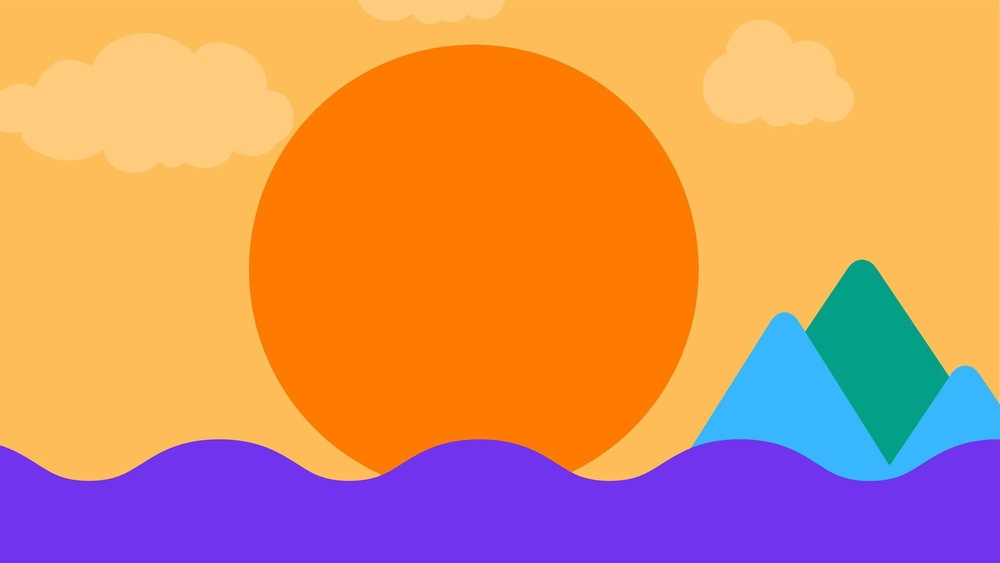
//> input picture img.jpg, 1000 x 563 px, shrunk from 1740 x 980 before the run
$ ./main ../img.jpg   (built with g++ and OpenCV 4)
//> lines starting //> are read from the running program, lines starting //| are printed output that depends on the picture
#include "opencv2/core/base.hpp"
#include <iostream>
#include <opencv2/opencv.hpp>

int main(int argc, char **argv) {
    // Lê imagem em tons de cinza.
    cv::Mat imgGray = cv::imread(argv[1], cv::IMREAD_GRAYSCALE);
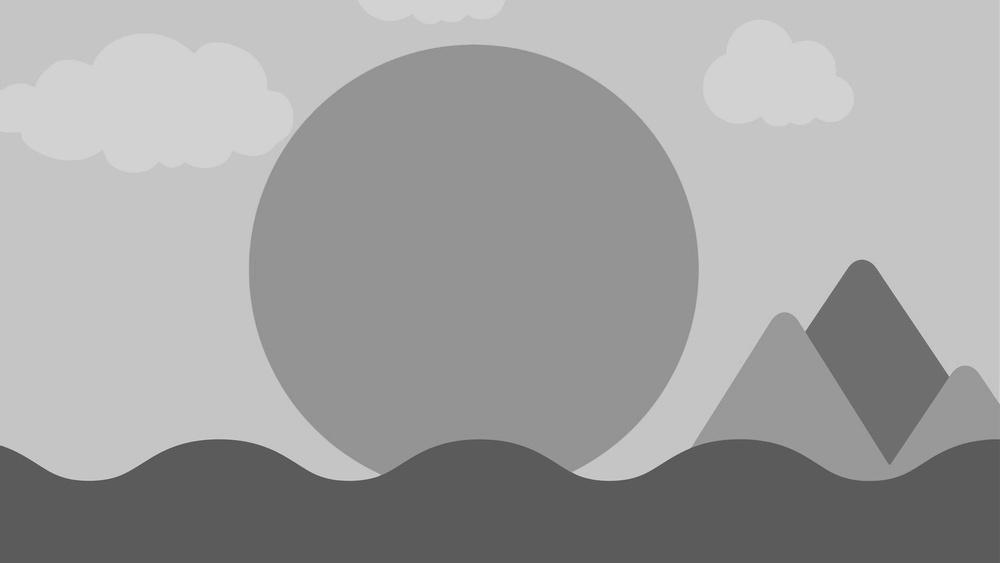
//> imgGray: 563 rows x 1000 cols, CV_8UC1; min 74, max 214, mean 161.2
    if (imgGray.empty()) {
        std::cerr << "Erro: não foi possível carregar a imagem.\n";
        return -1;
    }

    // Gera imagem com bordas realçadas e fundo preto.
    // CV_16S é usado pois o Laplaciano pode 1. gerar valores negativos 2. e valores maiores que 255.
    // BORDER_CONSTANT expande a imagem com zeros nas bordas; aprendido em aula.
    cv::Mat edges16;
    cv::Laplacian(imgGray, edges16, CV_16S, 3, 1, 0, cv::BORDER_CONSTANT);
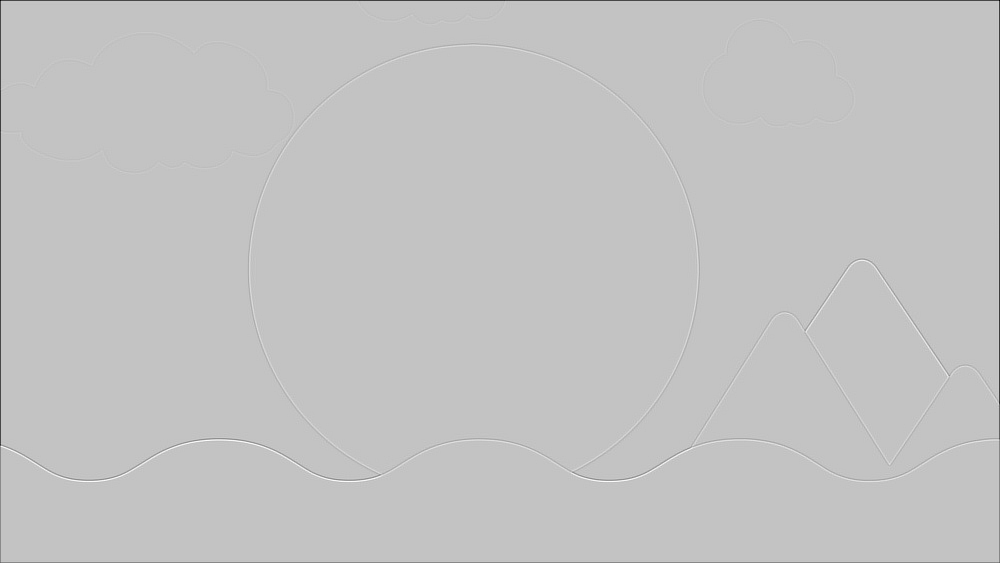
//> edges16: 563 rows x 1000 cols, CV_16SC1; min -1254, max 384, mean -3.5; drawn with min black and max white

    // Converte para CV_8U, necessidade de cv::imshow.
    // Há a perda dos sinais negativos, que servem para indicar a direção da borda (claro -> escuro ou vice-versa).
    cv::Mat edges8;
    cv::convertScaleAbs(edges16, edges8);
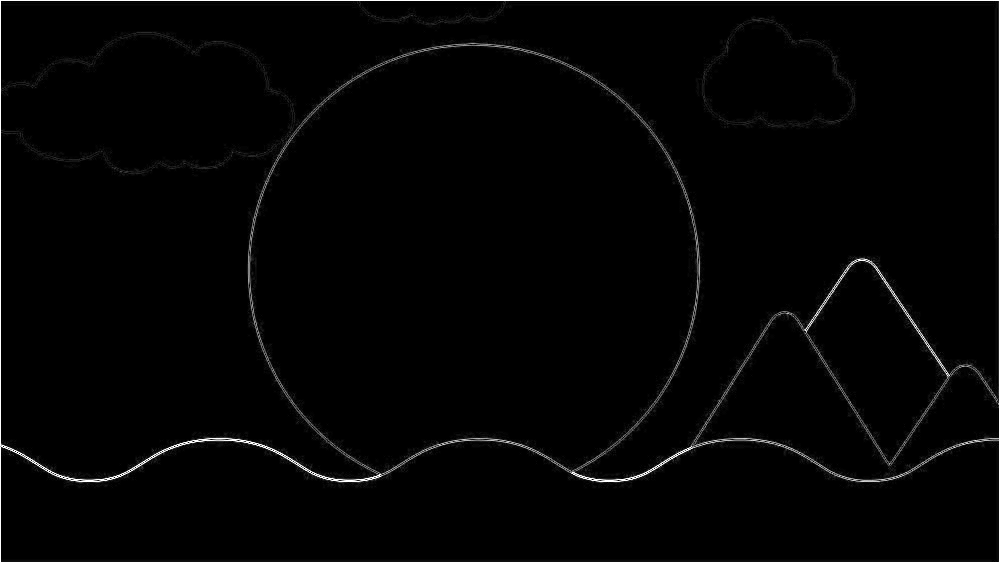
//> edges8: 563 rows x 1000 cols, CV_8UC1; min 0, max 255, mean 4.2

    // Gera imagem similar à original, mas com as bordas realçadas.
    cv::Mat enhanced;
    cv::add(imgGray, edges8, enhanced, cv::noArray(), CV_8U);
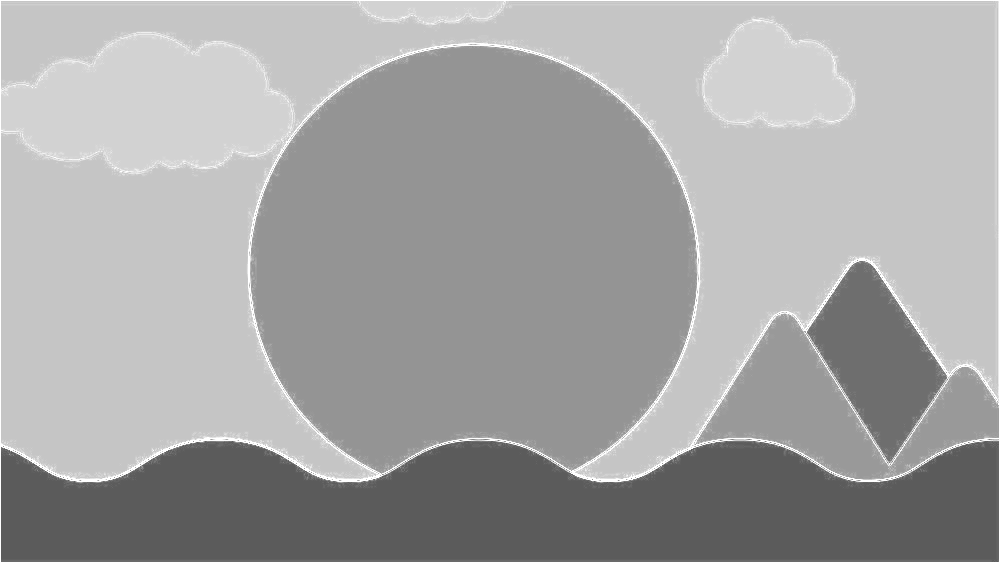
//> enhanced: 563 rows x 1000 cols, CV_8UC1; min 89, max 255, mean 164

    cv::imshow("Original (Tons de Cinza)", imgGray);
    cv::imshow("Bordas (Laplaciano)", edges8);
    cv::imshow("Bordas Realçadas", enhanced);

    cv::imwrite("images/grayscale.png", imgGray);
    cv::imwrite("images/edges.png", edges8);
    cv::imwrite("images/enhanced.png", enhanced);

    cv::waitKey(0);
    return 0;
}
